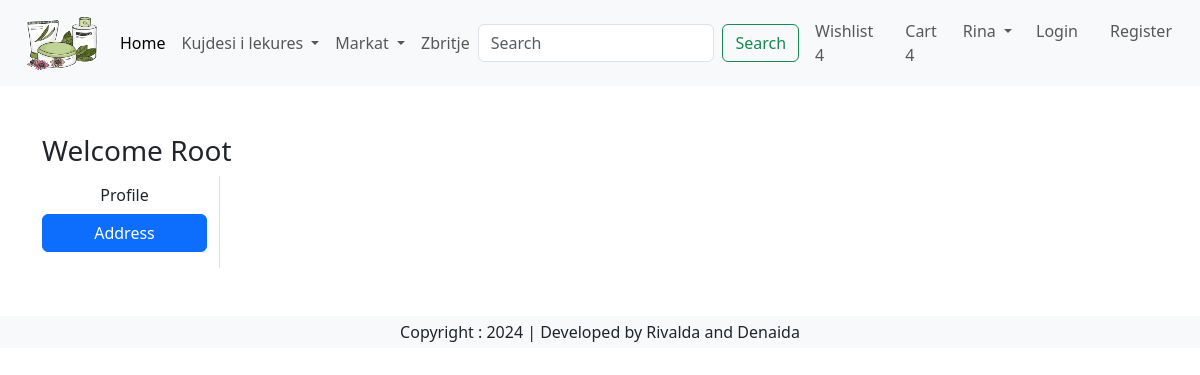
Page /address/ (signed in) on the earlier database version.
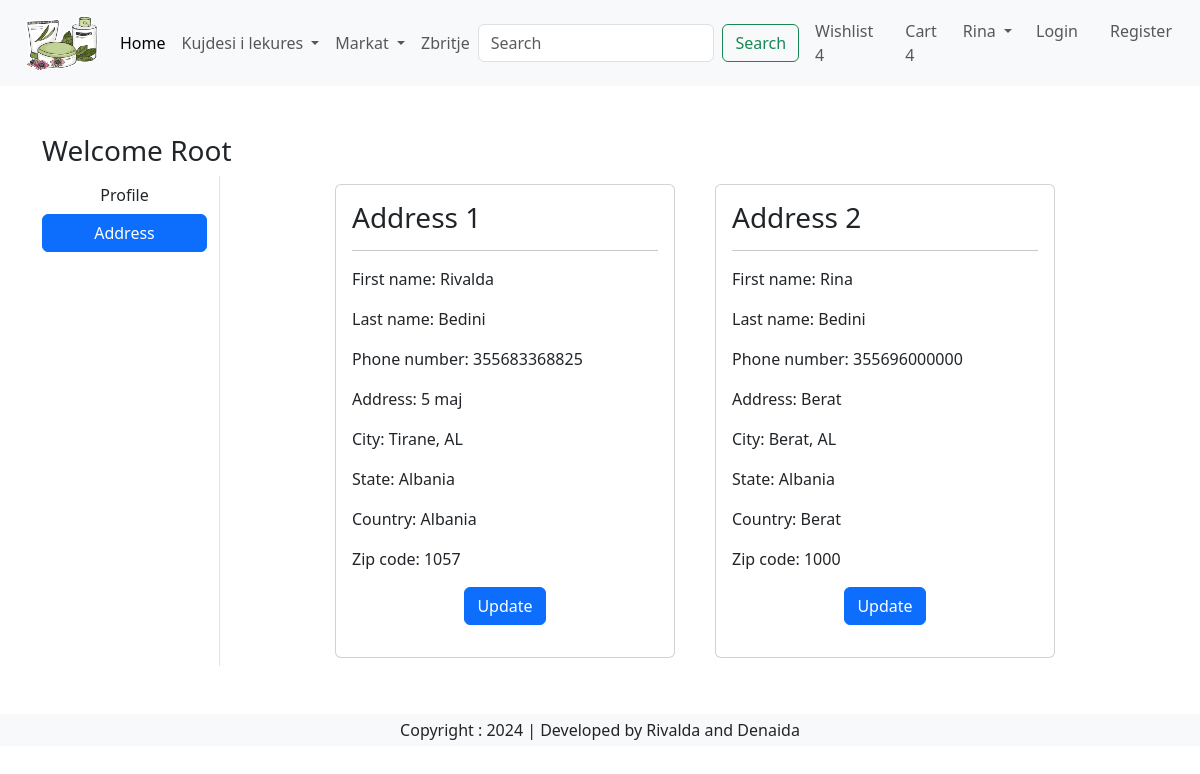
Same page on the later database version.
### app/models.py (models this page shows, shortened)
class Customer(models.Model):
    user = models.ForeignKey(User, on_delete=models.CASCADE)
    first_name = models.CharField(max_length=100)
    last_name = models.CharField(max_length=100)
    email = models.EmailField(unique=True)
    phone_number = models.CharField(max_length=15, blank=True, null=True)
    address = models.TextField(blank=True, null=True)
    city = models.ForeignKey(City, on_delete=models.SET_NULL, null=True, blank=True)
    state = models.ForeignKey(State, on_delete=models.SET_NULL, null=True, blank=True)
    country = models.CharField(max_length=100, blank=True, null=True)
    zip_code = models.CharField(max_length=20, blank=True, null=True)
    date_joined = models.DateTimeField(auto_now_add=True)
    updated_at = models.DateTimeField(auto_now=True)
    class Meta:
        verbose_name = 'Customer'
        verbose_name_plural = 'Customers'

class City(models.Model):
    name = models.CharField(max_length=100)
    state = models.ForeignKey(State, on_delete=models.CASCADE, related_name='cities')
    class Meta:
        verbose_name = 'City'
        verbose_name_plural = 'Cities'
    def __str__(self):
        return f"{self.name}, {self.state.abbreviation}"

class State(models.Model):
    abbreviation = models.CharField(max_length=2, unique=True)
    name = models.CharField(max_length=100)
    class Meta:
        verbose_name = 'State'
        verbose_name_plural = 'States'
    def __str__(self):
        return self.name

### app/views.py (the view)
# urls.py: path('address/',views.address,name='address'),
def address(request):
    add = Customer.objects.filter(user= request.user)
    return render(request,'app/address.html',locals())

### app/templates/app/address.html (shortened to what this page needs)
{% extends "app/base.html" %}
{% load static %}
{% block main-content %}
<div class="container my-5">
    <div class="row">
        <h3>Welcome <span class="text-capitalize">{{ request.user }}</span></h3>
        <div class="col-sm-2 border-end">
            <ul class="list-unstyled">
                <li class="d-grid"><a href="{% url 'profile' %}" class="btn">Profile</a></li>
                <li class="d-grid"><a href="{% url 'address' %}" class="btn btn-primary">Address</a></li>
            </ul>
        </div>
        <div class="col-sm-8 offset-sm-1">
            <div class="row">
                {% for add in add %}
                    <div class="col-sm-6">
                        <div class="card m-2">
                            <div class="card-body">
                                <h3>Address {{ forloop.counter }}</h3>
                                <hr>
                                <p>First name: {{ add.first_name }} </p>
                                <p>Last name: {{ add.last_name }}</p>
                                <p>Phone number: {{ add.phone_number }}</p>
                                <p>Address: {{ add.address }}</p>
                                <p>City: {{ add.city }}</p>
                                <p>State: {{ add.state }}</p>
                                <p>Country: {{ add.country }}</p>
                                <p>Zip code: {{ add.zip_code }}</p>
                                <p class="text-center"><a href="{% url 'updateAddress' pk=add.id %}" type="button" class="btn btn-primary">Update</a></p>
                            </div>
                        </div>
                    </div>
                {% endfor %}
            </div>
        </div>
    </div>
</div>
{% endblock main-content %}

### app/templates/app/base.html (shortened to what this page needs)
<!DOCTYPE html>
{% load static %}
<html lang="en">
<head>
    <link href="https://cdn.jsdelivr.net/npm/bootstrap@5.3.3/dist/css/bootstrap.min.css" rel="stylesheet">
    <link rel="stylesheet" href="{% static 'app/css/owl.carousel.min.css' %}" />
    <link rel="stylesheet" href="{% static 'app/css/all.min.css' %}" />
    <link rel="stylesheet" href="{% static 'app/css/style.css' %}" />
</head>
<body>
    <nav class="navbar navbar-expand-lg navbar-light bg-light">
        <div class="container-fluid">
            <a class="navbar-brand p-0 m-0" href="/">
                <img src="{% static "app/images/logo.png" %}" width="100" height="70" />
            </a>
            <div class="collapse navbar-collapse" id="navbarSupportedContent">
            <ul class="navbar-nav me-auto mb-2 mb-lg-0">
                <li class="nav-item">
                    <a class="nav-link active" aria-current="page" href="/">Home</a>
                </li>
                <li class="nav-item dropdown">
                    <a class="nav-link dropdown-toggle" href="#" id="navbarDropdown" role="button" data-bs-toggle="dropdown" aria-expanded="false">
                        Kujdesi i lekures
                    </a>
                </li>
                <li class="nav-item dropdown">
                    <a class="nav-link dropdown-toggle" href="#" id="navbarDropdown" role="button" data-bs-toggle="dropdown" aria-expanded="false">
                        Markat
                    </a>
                </li>
                <li class="nav-item">
                    <a class="nav-link" href="#">Zbritje</a>
                </li>
            </ul>
            <form class="d-flex" >
                <input class="form-control me-2" type="search" placeholder="Search" aria-label="Search">
                <button class="btn btn-outline-success" type="submit">Search</button>
            </form>
            <ul  class="navbar-nav justify-content-end">
                <li class="nav-item mx-2">
                    <a class="nav-link" href="#">Wishlist 4</a>
                </li>
                <li class="nav-item mx-2">
                    <a class="nav-link" href="#">Cart 4</a>
                </li>
                <li class="nav-item dropdown">
                    <a class="nav-link dropdown-toggle" href="#" id="navbarDropdown" role="button" data-bs-toggle="dropdown" aria-expanded="false">
                        Rina
                    </a>
                </li>
                <li class="nav-item mx-2">
                    <a class="nav-link" href="{% url 'login' %}">Login</a>
                </li>
                <li class="nav-item mx-2">
                    <a class="nav-link" href="{% url 'customerregistration' %}">Register</a>
                </li>
            </ul>
            </div>
        </div>
    </nav>
    {% block main-content %}{% endblock main-content %}
    <footer class="container-fluid text-center bg-light p-1 mt-5">
        Copyright : 2024 | Developed by Rivalda and Denaida
    </footer>
</body>
</html>

Differences in the rows shown:
added Customer: first_name "Rivalda", last_name "Bedini", phone_number "355683368825", address "5 maj", city "Tirane, AL", state "Albania", country "Albania", zip_code "1057"
added Customer: first_name "Rina", last_name "Bedini", phone_number "355696000000", address "Berat", city "Berat, AL", state "Albania", country "Berat", zip_code "1000"
